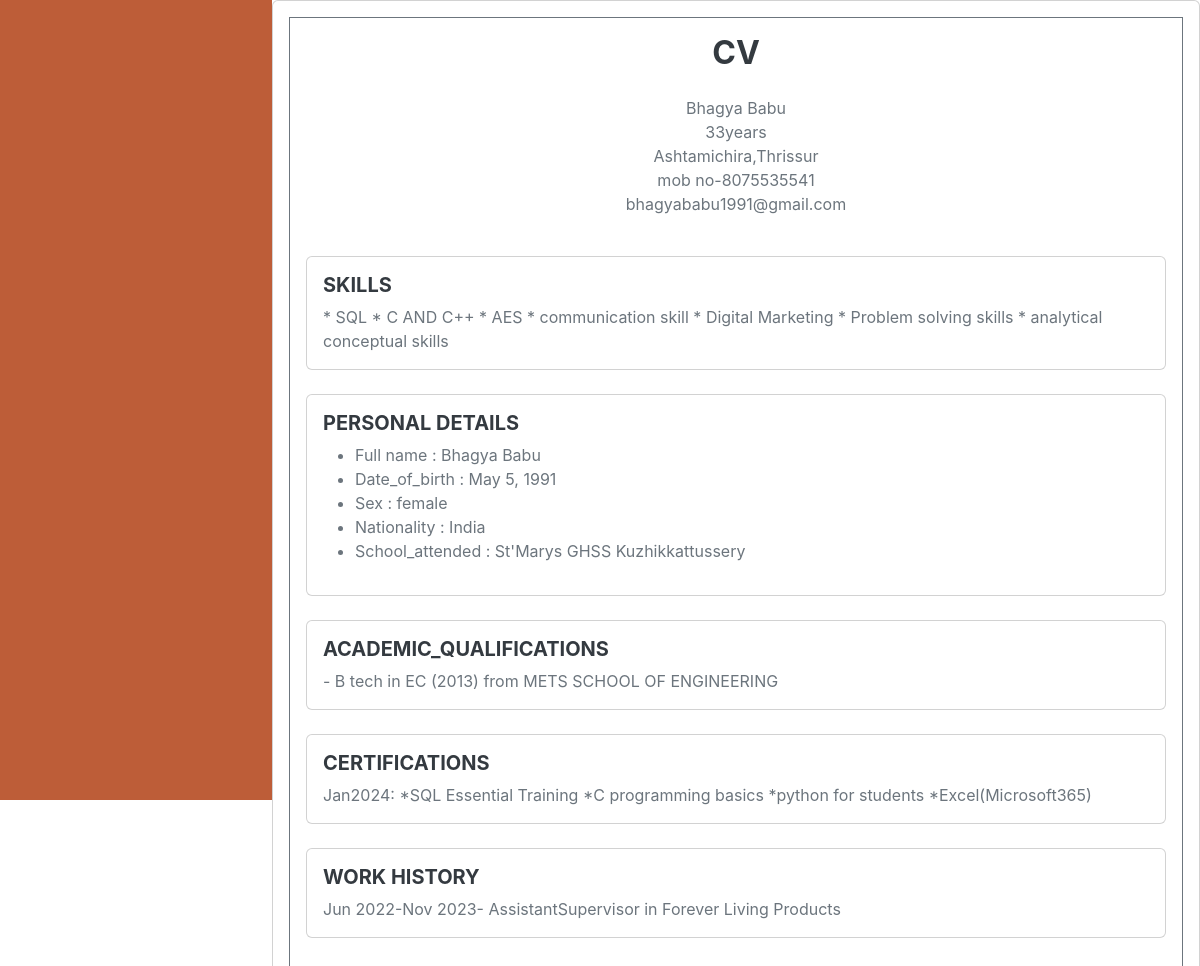
The page / on the database its author committed.
### CVapp/models.py (models this page shows, shortened)
class CV(models.Model):
    name=models.CharField(max_length=200)
    age=models.IntegerField()
    place=models.CharField(max_length=200)
    mob_no=models.IntegerField()
    email=models.CharField(max_length=200)
    skills=models.CharField(max_length=5000,null=True,blank=True)
    full_name=models.CharField(max_length=200)
    date_of_birth=models.DateField()
    sex=models.CharField(max_length=200)
    nationality=models.CharField(max_length=200)
    school_attended=models.CharField(max_length=200)
    academic_qualifications=models.CharField(max_length=5000,null=True,blank=True)
    certifications=models.CharField(max_length=5000,null=True,blank=True)
    work_history=models.CharField(max_length=5000,null=True,blank=True)

### CVapp/views.py (the view)
# urls.py: path("",views.CVView,name='cvview'),
def CVView(request):
    cv = CV.objects.all()
    return render(request,'cv.html',{'cv': cv})

### templates/cv.html
{% extends 'index.html' %}
{% load static %}
{% block content %}
<div class="card" style="padding:1rem">
   <span class="border border-secondary" style="padding:1rem">
        <h3 align="center"> CV </h3>
   {% for cv in cv %}
       <div class="card-center" align="center" style="padding:1rem;">
        {{cv.name}}
        <br/>
        {{cv.age}}years
        <br/>
        {{cv.place}}
        <br/>
        mob no-{{cv.mob_no}}
        <br/>
        {{cv.email}}
       </div>
        <br/>
        <div class="card" style="padding:1rem;">
          <h5> Skills</h5>
            {{cv.skills}}
        </div>
        <br/>
        <div class="card" style="padding:1rem">
          <h5>  Personal details </h5>
         <ul>
          <li>Full name : {{cv.full_name}}</li>
          <li>Date_of_birth : {{cv.date_of_birth}}</li>
          <li>Sex : {{cv.sex}}</li>
          <li>Nationality : {{cv.nationality}}</li>
          <li>School_attended : {{cv.school_attended}}</li>
         </ul>
        </div>
      <br/>
      <div class="card" style="padding:1rem">
          <h5> Academic_qualifications </h5>
          {{cv.academic_qualifications}}
      </div>
      <br/>
      <div class="card" style="padding:1rem;">
          <h5> Certifications </h5>
          {{cv.certifications}}
      </div>
      <br/>
      <div class="card" style="padding:1rem;">
          <h5> Work History </h5>
          {{cv.work_history}}
      </div>
      <br/>
   {% endfor %}
   </span>
</div>
{% endblock %}

### templates/index.html (shortened to what this page needs)
<!DOCTYPE html>
 {% load static %}
<html lang="en">
    <head>
        <link href="{% static 'css/styles.css' %}" rel="stylesheet" />
    </head>
    <body id="page-top">
        <nav class="navbar navbar-expand-lg navbar-dark bg-primary fixed-top" id="sideNav">
            <a class="navbar-brand js-scroll-trigger" href="#page-top">
            </a>
        </nav>
      {% block content %}
      {% endblock %}
    </body>
</html>

### rows shown on the page
CV: name "Bhagya Babu", age "33", place "Ashtamichira,Thrissur", mob_no "8075535541", email "bhagyababu1991@gmail.com", skills "* SQL * C AND C++ * AES * communication skill * Digital Marketing * Problem solving skills * analytical conceptual skills", full_name "Bhagya Babu", date_of_birth "May 5, 1991", sex "female", nationality "India", school_attended "St'Marys GHSS Kuzhikkattussery", academic_qualifications "- B tech in EC (2013) from METS SCHOOL OF ENGINEERING", certifications "Jan2024: *SQL Essential Training *C programming basics *python for students *Excel(Microsoft365)", work_history "Jun 2022-Nov 2023- AssistantSupervisor in Forever Living Products"
